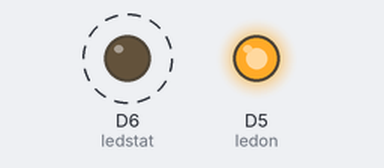
The sketch below on a simulated ESP8266 (NodeMCU). Parts: output pins drawn as LEDs (lit = HIGH). Dashed ring = blinking. WiFi joins after 1.5 s; servers stay silent unless stated; what the sketch prints to the serial monitor is not drawn.

Above: at 2.9 s.
Timing chart, 0 to 5.0 s (numbered marks = the images above):
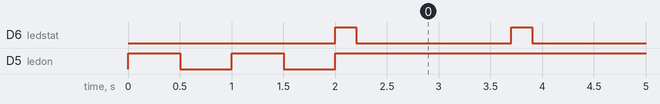

The sketch:

nodemcugetserial.ino
```cpp
#include <ESP8266WiFi.h>
#include <ESP8266HTTPClient.h>
#include <SoftwareSerial.h>
const char* host = "192.168.137.1/websolar/api";
String data;
HTTPClient http;
WiFiClient client;
const char* ssid = "wifi";
const char* password = "12345678";
int ledon = 14; //pin D5
int ledstat = 12; //pin D6
SoftwareSerial serialarduino(D2, D3); // RX | TX
void setup () {
  Serial.begin(115200);
    serialarduino.begin(115200);
  WiFi.begin(ssid, password);
    pinMode(ledon,OUTPUT);
     pinMode(ledstat,OUTPUT);
  Serial.print("Connecting..");
  while (WiFi.status() != WL_CONNECTED) {
    digitalWrite(ledon,HIGH);
    delay(500);
    digitalWrite(ledon,LOW);
    delay(500);
    Serial.print("..");
  }
      digitalWrite(ledon,HIGH);
}


void loop() {
if (WiFi.status() == WL_CONNECTED){
    if(serialarduino.available()>0){
      data = serialarduino.readString();
      }
  HTTPClient http;
  http.begin(String("")+"http://192.168.137.1/websolar/api"+data);
      Serial.println(data);
  digitalWrite(ledstat,HIGH);
  int httpCode = http.GET();
  if (httpCode > 0){
      delay(1500);
    }
  http.end();
  }else{
    Serial.println("delay");
    delay(1500);
    }

    digitalWrite(ledstat,LOW);
     delay(1500);
}
```

Measured:
- by itself, D6 (ledstat): alternates HIGH for 0.20 s and LOW for 1.5 s
